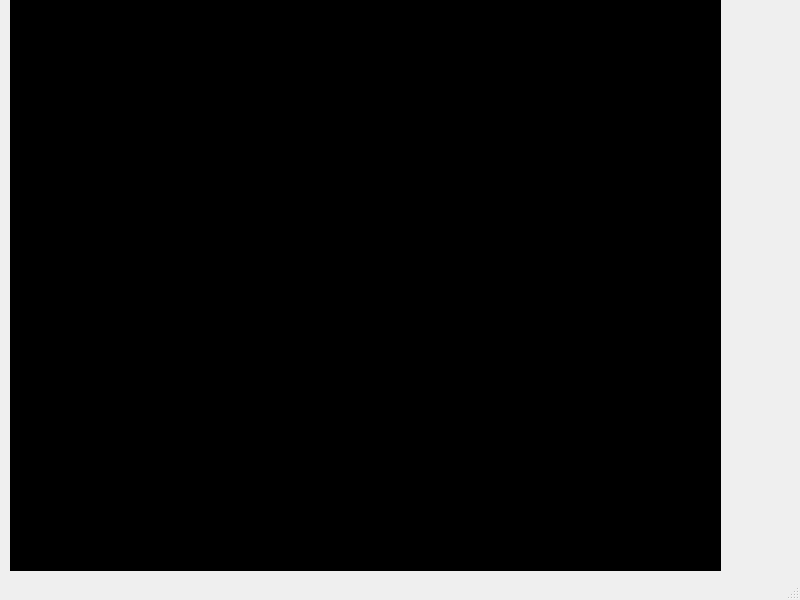
<?xml version="1.0" encoding="UTF-8"?>
<ui version="4.0">
 <class>gui</class>
 <widget class="QMainWindow" name="gui">
  <property name="geometry">
   <rect>
    <x>0</x>
    <y>0</y>
    <width>800</width>
    <height>600</height>
   </rect>
  </property>
  <property name="windowTitle">
   <string>MainWindow</string>
  </property>
  <widget class="QWidget" name="centralwidget">
   <widget class="QLabel" name="label">
    <property name="geometry">
     <rect>
      <x>10</x>
      <y>0</y>
      <width>711</width>
      <height>571</height>
     </rect>
    </property>
    <property name="styleSheet">
     <string notr="true">background-color: rgb(0, 0, 0)</string>
    </property>
    <property name="text">
     <string/>
    </property>
   </widget>
  </widget>
  <widget class="QMenuBar" name="menubar">
   <property name="geometry">
    <rect>
     <x>0</x>
     <y>0</y>
     <width>800</width>
     <height>21</height>
    </rect>
   </property>
  </widget>
  <widget class="QStatusBar" name="statusbar"/>
 </widget>
 <resources/>
 <connections/>
</ui>
